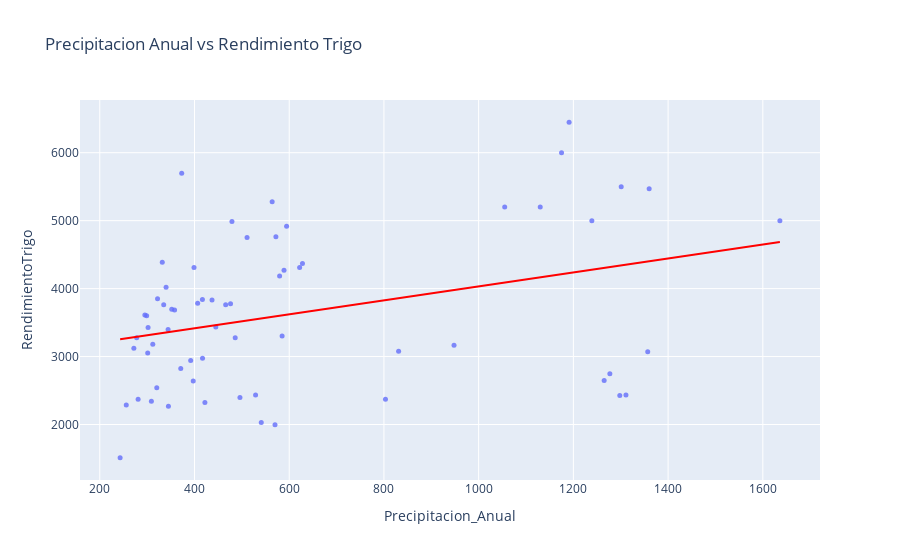

The cell this chart's notebook holds for it:
### Markdown cell above
The following conclusions can be drawn from the upper matrix:
- Although the correlation between annual rainfall and wheat, potato and chickpea yields is small, it is positive. On the other hand, the correlation between annual rainfall and corn yield is negative.
- The correlation between wheat and chickpea yields is the highest.

The following graphs are drawn to observe these facts:

### Code cell
fig = px.scatter(datos, 
                 x='Precipitacion_Anual', 
                 y='RendimientoTrigo', 
                 opacity=0.8,
                 trendline='ols',
                 trendline_color_override='red',
                 title='Precipitacion Anual vs Rendimiento Trigo')
fig.update_traces(marker_size=5)
fig.show()

### Figure 1 — Plotly figure (JSON) as saved in the notebook; plotly's stock layout.template omitted (floating-point values rounded to 4 significant figures)
{"data": [{"hovertemplate": "Precipitacion_Anual=%{x}<br>RendimientoTrigo=%{y}<extra></extra>", "legendgroup": "", "marker": {"color": "#636efa", "opacity": 0.8, "size": 5, "symbol": "circle"}, "mode": "markers", "name": "", "orientation": "v", "showlegend": false, "type": "scatter", "x": [422, 445, 465.9, 302, 496, 344.2, 579.8, 295.2, 352, 511, 476.1, 340, 479.1, 320.4, 571.9, 416.8, 437, 564, 628, 358, 399, 322, 594.5, 335, 281, 299, 243, 371, 406.7, 301.2, 585, 397.3, 345, 570, 541, 312, 529, 272, 622, 309, 948, 1311, 1357, 831, 1298, 803.2, 1265, 1277, 332, 373, 417, 278, 486, 256, 589, 392, 1055, 1636, 1239, 1130, 1191, 1175, 1301, 1360, null, null, null, null, null, null, null, null, null, null, null, null, null, null, null, null, null, null, null, null, null, null, null, null, null, null, null, null, null, null, null, null, null, null, null, null, null, null, null, null, null, null, null, null, null, null, null, null, null, null, null, null, null, null, null, null, null, null, null, null], "xaxis": "x", "y": [2324, 3434, 3761, 3426, 2398, 3398, 4187, 3611, 3698, 4751, 3776, 4021, 4989, 2541, 4763, 3838, 3834, 5280, 4371, 3685, 4310, 3852, 4919, 3764, 2373, 3600, 1509, 2823, 3783, 3053, 3302, 2639, 2267, 1996, 2029, 3181, 2436, 3121, 4312, 2344, 3165, 2435, 3071, 3078, 2426, 2372, 2646, 2747, 4389, 5697, 2975, 3277, 3276, 2287, 4271, 2941, 5200, 5000, 5000, 5200, 6450, 6000, 5500, 5470, null, null, null, null, null, null, null, null, null, null, null, null, null, null, null, null, null, null, null, null, null, null, null, null, null, null, null, null, null, null, null, null, null, null, null, null, null, null, null, null, null, null, null, null, null, null, null, null, null, null, null, null, null, null, null, null, null, null, null, null], "yaxis": "y"}, {"hovertemplate": "<b>OLS trendline</b><br>RendimientoTrigo = 1.0255 * Precipitacion_Anual + 3006.79<br>R<sup>2</sup>=0.115044<br><br>Precipitacion_Anual=%{x}<br>RendimientoTrigo=%{y} <b>(trend)</b><extra></extra>", "legendgroup": "", "line": {"color": "red"}, "marker": {"color": "#636efa", "size": 5, "symbol": "circle"}, "mode": "lines", "name": "", "showlegend": false, "type": "scatter", "x": [243, 256, 272, 278, 281, 295.2, 299, 301.2, 302, 309, 312, 320.4, 322, 332, 335, 340, 344.2, 345, 352, 358, 371, 373, 392, 397.3, 399, 406.7, 416.8, 417, 422, 437, 445, 465.9, 476.1, 479.1, 486, 496, 511, 529, 541, 564, 570, 571.9, 579.8, 585, 589, 594.5, 622, 628, 803.2, 831, 948, 1055, 1130, 1175, 1191, 1239, 1265, 1277, 1298, 1301, 1311, 1357, 1360, 1636], "xaxis": "x", "y": [3256.0, 3269.0, 3286.0, 3292.0, 3295.0, 3310.0, 3313.0, 3316.0, 3316.0, 3324.0, 3327.0, 3335.0, 3337.0, 3347.0, 3350.0, 3355.0, 3360.0, 3361.0, 3368.0, 3374.0, 3387.0, 3389.0, 3409.0, 3414.0, 3416.0, 3424.0, 3434.0, 3434.0, 3440.0, 3455.0, 3463.0, 3485.0, 3495.0, 3498.0, 3505.0, 3515.0, 3531.0, 3549.0, 3562.0, 3585.0, 3591.0, 3593.0, 3601.0, 3607.0, 3611.0, 3616.0, 3645.0, 3651.0, 3831.0, 3859.0, 3979.0, 4089.0, 4166.0, 4212.0, 4228.0, 4277.0, 4304.0, 4316.0, 4338.0, 4341.0, 4351.0, 4398.0, 4401.0, 4685.0], "yaxis": "y"}], "layout": {"legend": {"tracegroupgap": 0}, "title": {"text": "Precipitacion Anual vs Rendimiento Trigo"}, "xaxis": {"anchor": "y", "domain": [0, 1], "title": {"text": "Precipitacion_Anual"}}, "yaxis": {"anchor": "x", "domain": [0, 1], "title": {"text": "RendimientoTrigo"}}}}
